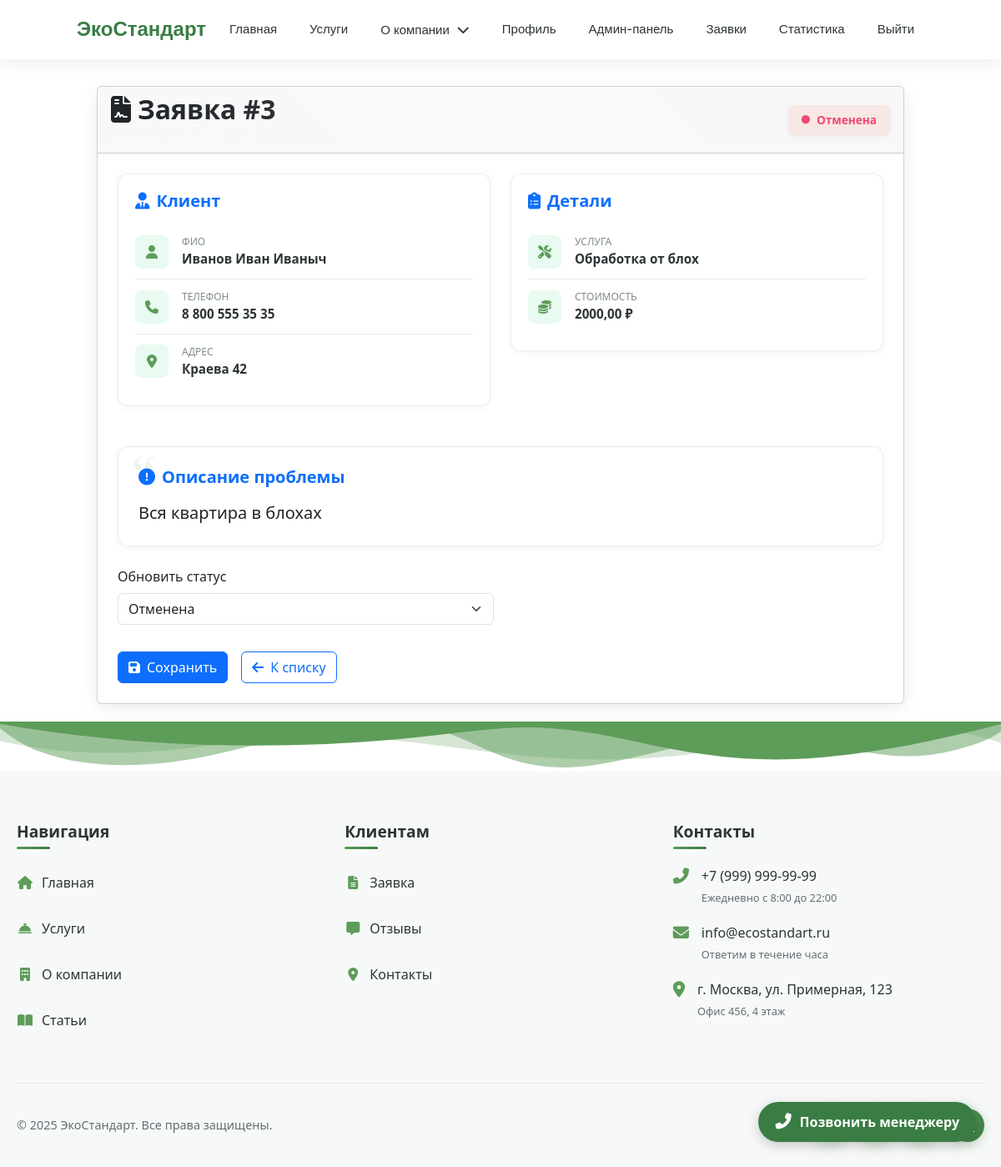
The app's page /accounts/requests/3/ (signed in) with its own data.
### accounts/models.py (models this page shows, shortened)
class ServiceRequest(models.Model):
    user = models.ForeignKey(User, on_delete=models.CASCADE, related_name='requests')
    service = models.ForeignKey('Service', on_delete=models.SET_NULL, null=True, blank=True)
    custom_service = models.CharField(max_length=200, blank=True, null=True)
    problem_description = models.TextField()
    full_name = models.CharField(max_length=100)
    phone = models.CharField(max_length=20)
    address = models.TextField()
    status = models.CharField(max_length=20, choices=RequestStatus.choices, default=RequestStatus.NEW)
    price = models.DecimalField(max_digits=10, decimal_places=2, null=True, blank=True)
    created_at = models.DateTimeField(auto_now_add=True)
    updated_at = models.DateTimeField(auto_now=True)

class Service(models.Model):
    name = models.CharField(max_length=200)
    description = models.TextField()
    price_min = models.DecimalField(max_digits=10, decimal_places=2, verbose_name="Минимальная цена", default=0.00)
    price_max = models.DecimalField(max_digits=10, decimal_places=2, verbose_name="Максимальная цена", default=0.00)
    equipment_image = models.ImageField(upload_to='equipment/', blank=True, null=True)

### accounts/views.py (the view)
# urls.py: path('requests/<int:pk>/', views.request_detail, name='request_detail'),
@login_required
@user_passes_test(is_admin_or_manager)
def request_detail(request, pk):
    service_request = get_object_or_404(ServiceRequest, pk=pk)
    status_choices = RequestStatus.choices
    if request.method == 'POST':
        new_status = request.POST.get('status')
        if new_status:
            service_request.status = new_status
            service_request.save()
            return redirect('request_detail', pk=pk)
    return render(request, 'accounts/request_detail.html', {'request': service_request, 'status_choices': status_choices})

### accounts/views.py (called while the page is built)
def is_admin_or_manager(user):
    return user.is_staff or user.groups.filter(name='Менеджер').exists()

### templates/accounts/request_detail.html (shortened to what this page needs)
{% load static %}
<!DOCTYPE html>
<html lang="ru">
<head>
    <link href="https://cdn.jsdelivr.net/npm/bootstrap@5.3.2/dist/css/bootstrap.min.css" rel="stylesheet">
    <link rel="stylesheet" href="https://cdnjs.cloudflare.com/ajax/libs/font-awesome/6.4.2/css/all.min.css">
</head>
<body>
{% include 'includes/navbar.html' %}
<div class="main-container">
    <div class="card">
        <div class="card-header">
            <div>
                <h2 class="mb-0 fw-bold"><i class="fas fa-file-contract me-2"></i>Заявка #{{ request.id }}</h2>
                <div class="text-light small mt-1">Создано: {{ request.created_at|date:"d.m.Y H:i" }}</div>
            </div>
            <span class="status-badge
                {% if request.status == 'new' %}status-new
                {% elif request.status == 'in_progress' %}status-in-progress
                {% elif request.status == 'completed' %}status-completed
                {% else %}status-cancelled{% endif %}">
                {{ request.get_status_display }}
            </span>
        </div>
        <div class="card-body p-4">
            <div class="row g-4">
                <div class="col-lg-6">
                    <div class="info-section">
                        <h5 class="mb-3 fw-semibold text-primary"><i class="fas fa-user-tie me-2"></i>Клиент</h5>
                        <div class="detail-item">
                            <div class="detail-icon"><i class="fas fa-user"></i></div>
                            <div>
                                <div class="detail-label">ФИО</div>
                                <div class="detail-value">{{ request.full_name }}</div>
                            </div>
                        </div>
                        <div class="detail-item">
                            <div class="detail-icon"><i class="fas fa-phone"></i></div>
                            <div>
                                <div class="detail-label">Телефон</div>
                                <div class="detail-value">{{ request.phone }}</div>
                            </div>
                        </div>
                        <div class="detail-item">
                            <div class="detail-icon"><i class="fas fa-map-marker-alt"></i></div>
                            <div>
                                <div class="detail-label">Адрес</div>
                                <div class="detail-value">{{ request.address }}</div>
                            </div>
                        </div>
                    </div>
                </div>
                <div class="col-lg-6">
                    <div class="info-section">
                        <h5 class="mb-3 fw-semibold text-primary"><i class="fas fa-clipboard-list me-2"></i>Детали</h5>
                        <div class="detail-item">
                            <div class="detail-icon"><i class="fas fa-tools"></i></div>
                            <div>
                                <div class="detail-label">Услуга</div>
                                <div class="detail-value">{{ request.service.name|default:request.custom_service }}</div>
                            </div>
                        </div>
                        <div class="detail-item">
                            <div class="detail-icon"><i class="fas fa-coins"></i></div>
                            <div>
                                <div class="detail-label">Стоимость</div>
                                <div class="detail-value">{% if request.price %}{{ request.price }} ₽{% else %}—{% endif %}</div>
                            </div>
                        </div>
                    </div>
                </div>
            </div>
            <div class="problem-description">
                <h5 class="mb-3 fw-semibold text-primary"><i class="fas fa-exclamation-circle me-2"></i>Описание проблемы</h5>
                <div class="lead">{{ request.problem_description }}</div>
            </div>
            <form method="post" class="mt-4">
                <div class="row g-3">
                    <div class="col-md-6">
                        <label for="status" class="form-label fw-medium">Обновить статус</label>
                        <select name="status" id="status" class="form-select">
                            {% for value, display in status_choices %}
                            <option value="{{ value }}" {% if request.status == value %}selected{% endif %}>{{ display }}</option>
                            {% endfor %}
                        </select>
                    </div>
                    <div class="col-12">
                        <div class="d-flex gap-3 mt-3">
                            <button type="submit" class="btn btn-primary">
                                <i class="fas fa-save me-2"></i>Сохранить
                            </button>
                            <a href="{% url 'request_list' %}" class="btn btn-outline-primary">
                                <i class="fas fa-arrow-left me-2"></i>К списку
                            </a>
                        </div>
                    </div>
                </div>
            </form>
        </div>
    </div>
</div>
{% include 'includes/footer.html' %}
{% include 'includes/call_manager_button.html' %}
</body>
</html>

### templates/accounts/request_detail.html (style rules this page uses)
:root { --primary: #2ECC71; --primary-dark: #27AE60; --accent: #F1C40F; --danger: #E74C3C; --dark: #2C3E50; --background: #ECF0F1; --card-bg: rgba(255, 255, 255, 0.95); --border: rgba(0, 0, 0, 0.08); --shadow-sm: 0 2px 8px rgba(0, 0, 0, 0.1); --shadow-md: 0 4px 12px rgba(0, 0, 0, 0.12); --border-radius: 12px; }
body { font-family: 'Inter', system-ui, -apple-system, sans-serif; background: var(--background); color: var(--dark); min-height: 100vh; line-height: 1.6; margin: 0; }
.main-container { max-width: 1000px; margin: 2rem auto; padding: 0 1rem; }
.card { background: var(--card-bg); border-radius: var(--border-radius); box-shadow: var(--shadow-md); border: 1px solid var(--border); transition: transform 0.3s ease; }
.card-header { background: var(--primary); color: white; padding: 1.5rem; border-radius: var(--border-radius) var(--border-radius) 0 0; display: flex; justify-content: space-between; align-items: center; position: relative; overflow: hidden; }
.card-header::before { content: ""; position: absolute; top: -50%; left: -50%; width: 200%; height: 200%; background: linear-gradient(45deg, transparent 30%, rgba(255, 255, 255, 0.15) 50%, transparent 70%); animation: shine 4s infinite; }
.status-badge { padding: 0.5rem 1rem; border-radius: 6px; font-weight: 600; background: var(--card-bg); box-shadow: var(--shadow-sm); display: inline-flex; align-items: center; gap: 0.5rem; font-size: 0.85rem; }
.status-cancelled { color: var(--danger); background: rgba(231, 76, 60, 0.1); }
.info-section { padding: 1.25rem; margin-bottom: 1.5rem; background: var(--card-bg); border-radius: var(--border-radius); border: 1px solid var(--border); box-shadow: var(--shadow-sm); }
.detail-item { display: flex; align-items: center; padding: 0.75rem 0; border-bottom: 1px solid var(--border); gap: 1rem; }
.detail-item:last-child { border-bottom: none; }
.detail-icon { width: 40px; height: 40px; display: flex; align-items: center; justify-content: center; background: rgba(46, 204, 113, 0.1); color: var(--primary); border-radius: 8px; font-size: 1rem; flex-shrink: 0; }
.detail-label { font-size: 0.75rem; color: #7F8C8D; text-transform: uppercase; font-weight: 500; }
.detail-value { font-size: 0.95rem; font-weight: 600; color: var(--dark); }
.problem-description { background: var(--card-bg); border-radius: var(--border-radius); padding: 1.5rem; margin: 1.5rem 0; box-shadow: var(--shadow-sm); border: 1px solid var(--border); position: relative; }
.problem-description::before { content: "“"; position: absolute; top: -1rem; left: 1rem; font-size: 4rem; color: var(--primary); opacity: 0.1; font-family: serif; }
.form-select { border: 1px solid var(--border); border-radius: 8px; padding: 0.75rem; font-size: 0.9rem; background-position: right 0.75rem center; background-size: 14px 10px; transition: all 0.3s ease; }
.btn { padding: 0.75rem 1.5rem; border-radius: 8px; font-weight: 600; font-size: 0.9rem; border: none; transition: all 0.3s ease; display: inline-flex; align-items: center; gap: 0.5rem; }
.btn-primary { background: var(--primary); color: white; }
.btn-outline-primary { background: transparent; border: 1px solid var(--border); color: var(--dark); }
.info-section, .problem-description, .detail-item { animation: fadeIn 0.5s ease forwards; }

### templates/includes/navbar.html (style rules this page uses)
:root { --primary: #5D9C59; --primary-light: #DFF6DD; --primary-dark: #3A7D44; --primary-gradient: linear-gradient(135deg, #5D9C59 0%, #3A7D44 100%); --accent: #FFD166; --accent-gradient: linear-gradient(135deg, #FFD166 0%, #F9A825 100%); --danger: #EF476F; --danger-gradient: linear-gradient(135deg, #EF476F 0%, #D63031 100%); --dark: #2D3436; --light: #F7F9F9; --glass-bg: rgba(255, 255, 255, 0.85); --glass-border: rgba(255, 255, 255, 0.2); --shadow-sm: 0 2px 8px rgba(0, 0, 0, 0.05); --shadow-md: 0 4px 20px rgba(0, 0, 0, 0.08); --shadow-lg: 0 8px 30px rgba(0, 0, 0, 0.12); --shadow-xl: 0 15px 50px rgba(0, 0, 0, 0.15); --blur: blur(12px); }
* { box-sizing: border-box; margin: 0; padding: 0; }

### records on screen
ServiceRequest: id "3", status "Отменена", full_name "Иванов Иван Иваныч", phone "8 800 555 35 35", address "Краева 42", service.name "Обработка от блох", price "2000,00", problem_description "Вся квартира в блохах"
